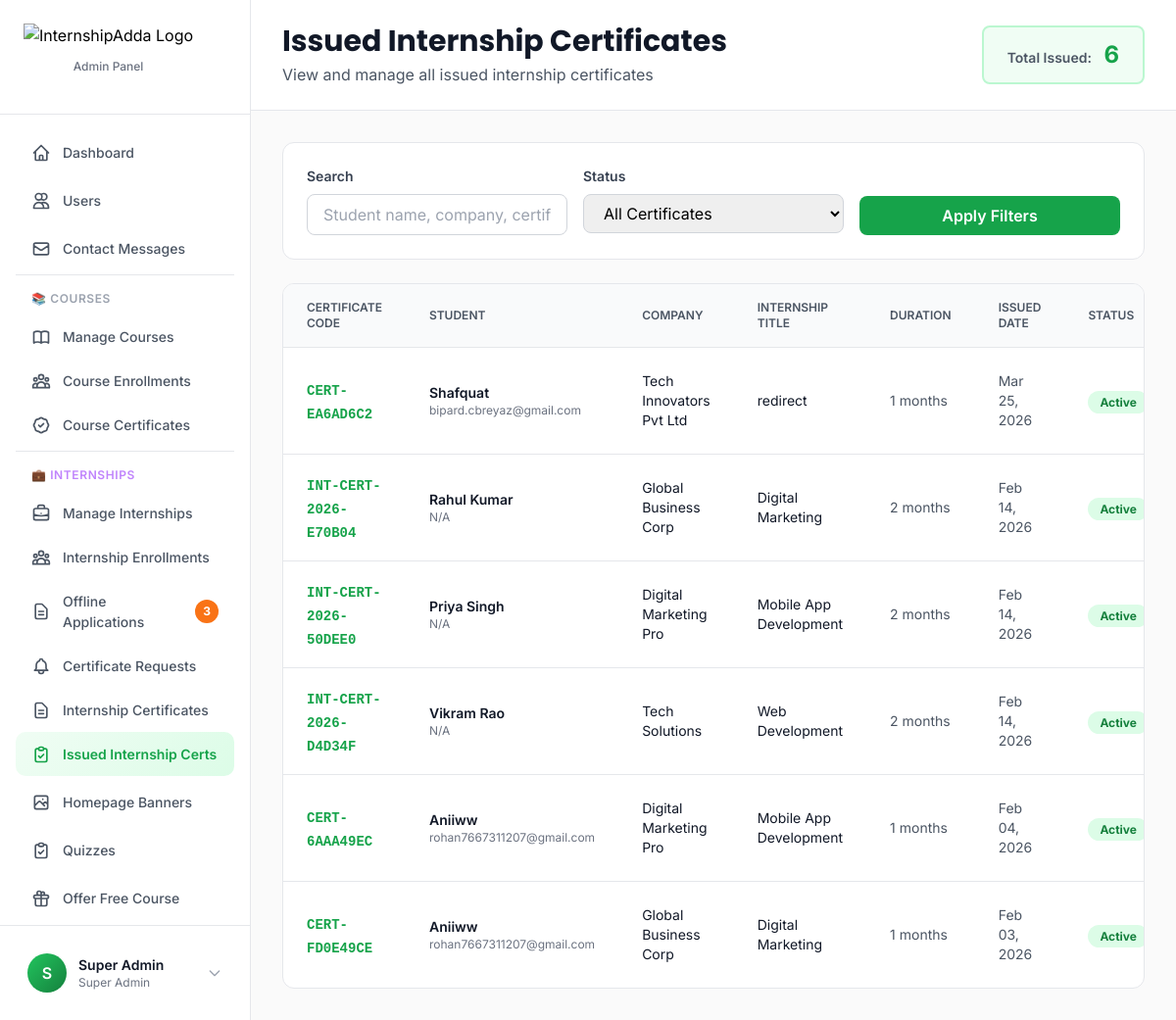
/app/views/admin/certificates/internship-issued.php (signed in), run on the app's committed database.
### tables this page shows
CREATE TABLE `users` (
  `id` int(10) UNSIGNED NOT NULL,
  `email` varchar(255) NOT NULL,
  `referral_code` varchar(20) DEFAULT NULL,
  `referred_by_code` varchar(20) DEFAULT NULL,
  `mobile` varchar(15) DEFAULT NULL,
  `password` varchar(255) NOT NULL,
  `name` varchar(255) NOT NULL,
  `avatar` varchar(255) DEFAULT NULL,
  `role` enum('admin','manager','learner') DEFAULT 'learner',
  `status` enum('active','suspended','banned') DEFAULT 'active',
  `email_verified` tinyint(1) DEFAULT 0,
  `email_verification_token` varchar(100) DEFAULT NULL,
  `email_verification_expires` datetime DEFAULT NULL,
  `verification_token` varchar(255) DEFAULT NULL,
  `reset_token` varchar(255) DEFAULT NULL,
  `reset_token_expires` datetime DEFAULT NULL,
  `last_login` datetime DEFAULT NULL,
  `created_at` timestamp NULL DEFAULT current_timestamp(),
  `updated_at` timestamp NULL DEFAULT current_timestamp() ON UPDATE current_timestamp()
);

CREATE TABLE `internship_certificates` (
  `id` int(11) NOT NULL,
  `user_id` int(11) DEFAULT NULL,
  `request_id` int(11) DEFAULT NULL,
  `certificate_code` varchar(100) NOT NULL,
  `certificate_number` varchar(100) NOT NULL,
  `student_name` varchar(255) NOT NULL,
  `student_email` varchar(255) DEFAULT NULL,
  `company_name` varchar(255) NOT NULL,
  `internship_title` varchar(255) NOT NULL,
  `start_date` date NOT NULL,
  `end_date` date NOT NULL,
  `duration_months` int(11) NOT NULL,
  `template_id` int(11) DEFAULT 1,
  `custom_fields` longtext DEFAULT NULL CHECK (json_valid(`custom_fields`)),
  `pdf_path` varchar(500) DEFAULT NULL,
  `issued_at` timestamp NULL DEFAULT current_timestamp(),
  `revoked` tinyint(1) DEFAULT 0,
  `revoked_at` timestamp NULL DEFAULT NULL,
  `revoked_by` int(11) DEFAULT NULL
);

### app/views/admin/certificates/internship-issued.php (the view, shortened to what the rows shown need)
<?php
$dbConfig = require __DIR__ . '/../../../config/database.php';
$dsn = sprintf("mysql:host=%s;port=%s;dbname=%s;charset=%s",
    $dbConfig['host'], $dbConfig['port'], $dbConfig['database'], $dbConfig['charset']
);
$db = new PDO($dsn, $dbConfig['username'], $dbConfig['password'], $dbConfig['options']);
spl_autoload_register(function ($class) {
    $paths = [
        __DIR__ . '/../../../core/' . $class . '.php',
        __DIR__ . '/../../../models/' . $class . '.php',
    ];
    foreach ($paths as $path) {
        if (file_exists($path)) {
            return;
        }
    }
});
$auth = new Auth($db);
$auth->requireAdmin();
$baseQuery = "
    SELECT
        ic.*,
        u.email as user_email,
        u.name as user_name,
        ct.template_name
    FROM internship_certificates ic
    LEFT JOIN users u ON ic.user_id = u.id
    LEFT JOIN certificate_templates ct ON ic.template_id = ct.id
    WHERE 1=1
";
$params = [];
$baseQuery .= " ORDER BY ic.issued_at DESC";
$stmt = $db->prepare($baseQuery);
$stmt->execute($params);
$certificates = $stmt->fetchAll(PDO::FETCH_ASSOC);
?>
<!DOCTYPE html>
<html lang="en">
<head>
    <script src="https://cdn.tailwindcss.com"></script>
</head>
<body>
<?php include __DIR__ . '/../../components/sidebar-admin.php'; ?>
<div class="ml-64 min-h-screen">
    <header class="bg-white border-b border-gray-200 sticky top-0 z-30">
        <div class="px-8 py-6">
            <div class="flex items-center justify-between">
                <div>
                    <h1 class="text-3xl font-bold text-gray-900">Issued Internship Certificates</h1>
                </div>
            </div>
        </div>
    </header>
    <main class="p-8">
        <div class="bg-white rounded-xl border border-gray-200 overflow-hidden">
            <div class="overflow-x-auto">
                <table class="w-full">
                    <thead class="bg-gray-50 border-b border-gray-200">
                        <tr>
                            <th class="px-6 py-4 text-left text-xs font-semibold text-gray-600 uppercase">Certificate Code</th>
                            <th class="px-6 py-4 text-left text-xs font-semibold text-gray-600 uppercase">Student</th>
                            <th class="px-6 py-4 text-left text-xs font-semibold text-gray-600 uppercase">Company</th>
                            <th class="px-6 py-4 text-left text-xs font-semibold text-gray-600 uppercase">Internship Title</th>
                            <th class="px-6 py-4 text-left text-xs font-semibold text-gray-600 uppercase">Duration</th>
                            <th class="px-6 py-4 text-left text-xs font-semibold text-gray-600 uppercase">Issued Date</th>
                            <th class="px-6 py-4 text-left text-xs font-semibold text-gray-600 uppercase">Status</th>
                        </tr>
                    </thead>
                    <tbody class="divide-y divide-gray-200">
                        <?php if (empty($certificates)): ?>
                            <tr>
                                <td colspan="8" class="px-6 py-12 text-center">
                                    <svg class="w-16 h-16 text-gray-400 mx-auto mb-4" fill="none" stroke="currentColor" viewBox="0 0 24 24">
                                        <path stroke-linecap="round" stroke-linejoin="round" stroke-width="2" d="M9 12l2 2 4-4M7.835 4.697a3.42 3.42 0 001.946-.806 3.42 3.42 0 014.438 0 3.42 3.42 0 001.946.806 3.42 3.42 0 013.138 3.138 3.42 3.42 0 00.806 1.946 3.42 3.42 0 010 4.438 3.42 3.42 0 00-.806 1.946 3.42 3.42 0 01-3.138 3.138 3.42 3.42 0 00-1.946.806 3.42 3.42 0 01-4.438 0 3.42 3.42 0 00-1.946-.806 3.42 3.42 0 01-3.138-3.138 3.42 3.42 0 00-.806-1.946 3.42 3.42 0 010-4.438 3.42 3.42 0 00.806-1.946 3.42 3.42 0 013.138-3.138z"></path>
                                    </svg>
                                    <p class="text-gray-600 font-semibold text-lg">No certificates issued yet</p>
                                    <p class="text-gray-500 text-sm mt-2">Approved certificate requests will appear here</p>
                                </td>
                            </tr>
                        <?php else: ?>
                            <?php foreach ($certificates as $cert): ?>
                                <tr class="hover:bg-gray-50 transition-colors">
                                    <td class="px-6 py-4">
                                        <span class="font-mono text-sm font-semibold text-primary-600"><?php echo htmlspecialchars($cert['certificate_code']); ?></span>
                                    </td>
                                    <td class="px-6 py-4">
                                        <div class="text-sm font-semibold text-gray-900"><?php echo htmlspecialchars($cert['student_name']); ?></div>
                                        <div class="text-xs text-gray-500"><?php echo htmlspecialchars($cert['user_email'] ?? 'N/A'); ?></div>
                                    </td>
                                    <td class="px-6 py-4">
                                        <div class="text-sm text-gray-900"><?php echo htmlspecialchars($cert['company_name']); ?></div>
                                    </td>
                                    <td class="px-6 py-4">
                                        <div class="text-sm text-gray-900"><?php echo htmlspecialchars($cert['internship_title']); ?></div>
                                    </td>
                                    <td class="px-6 py-4 text-sm text-gray-600">
                                        <?php echo $cert['duration_months']; ?> months
                                    </td>
                                    <td class="px-6 py-4 text-sm text-gray-600">
                                        <?php echo date('M d, Y', strtotime($cert['issued_at'])); ?>
                                    </td>
                                    <td class="px-6 py-4">
                                        <?php if ($cert['revoked']): ?>
                                            <span class="px-3 py-1 text-xs font-bold rounded-full bg-red-100 text-red-700">Revoked</span>
                                        <?php else: ?>
                                            <span class="px-3 py-1 text-xs font-bold rounded-full bg-green-100 text-green-700">Active</span>
                                        <?php endif; ?>
                                    </td>
                                </tr>
                            <?php endforeach; ?>
                        <?php endif; ?>
                    </tbody>
                </table>
            </div>
        </div>
    </main>
</div>
</body>
</html>

### app/views/components/sidebar-admin.php (shortened to what the rows shown need)
<?php
$currentUser = $auth->user();
?>
<aside class="fixed left-0 top-0 h-full w-64 bg-white border-r border-gray-200 z-40" id="adminSidebar">
    <div class="flex flex-col h-full">
        <div class="p-4 border-t border-gray-200">
            <div class="flex items-center gap-3 p-3 rounded-lg hover:bg-gray-50 transition-colors cursor-pointer" onclick="toggleProfileMenu()">
                <div class="w-10 h-10 bg-gradient-to-br from-primary-500 to-primary-700 rounded-full flex items-center justify-center text-white font-semibold">
                    <?php echo strtoupper(substr($currentUser['name'], 0, 1)); ?>
                </div>
                <div class="flex-1 min-w-0">
                    <p class="text-sm font-semibold text-gray-900 truncate"><?php echo htmlspecialchars($currentUser['name']); ?></p>
                    <p class="text-xs text-gray-500">Super Admin</p>
                </div>
                <svg class="w-4 h-4 text-gray-400" fill="none" stroke="currentColor" viewBox="0 0 24 24">
                    <path stroke-linecap="round" stroke-linejoin="round" stroke-width="2" d="M19 9l-7 7-7-7"></path>
                </svg>
            </div>
        </div>
    </div>
</aside>

### data on the page
users: name "S", name "Super Admin"
internship_certificates: certificate_code "CERT-EA6AD6C2", student_name "Shafquat", user.email "bipard.cbreyaz@gmail.com", company_name "Tech Innovators Pvt Ltd", internship_title "redirect", duration_months "1", issued_at "Mar 25, 2026", revoked "Active"
internship_certificates: certificate_code "INT-CERT-2026-E70B04", student_name "Rahul Kumar", user_email "N/A", company_name "Global Business Corp", internship_title "Digital Marketing", duration_months "2", issued_at "Feb 14, 2026", revoked "Active"
internship_certificates: certificate_code "INT-CERT-2026-50DEE0", student_name "Priya Singh", user_email "N/A", company_name "Digital Marketing Pro", internship_title "Mobile App Development", duration_months "2", issued_at "Feb 14, 2026", revoked "Active"
internship_certificates: certificate_code "INT-CERT-2026-D4D34F", student_name "Vikram Rao", user_email "N/A", company_name "Tech Solutions", internship_title "Web Development", duration_months "2", issued_at "Feb 14, 2026", revoked "Active"
internship_certificates: certificate_code "CERT-6AAA49EC", student_name "Aniiww", user.email "rohan7667311207@gmail.com", company_name "Digital Marketing Pro", internship_title "Mobile App Development", duration_months "1", issued_at "Feb 04, 2026", revoked "Active"
internship_certificates: certificate_code "CERT-FD0E49CE", student_name "Aniiww", user.email "rohan7667311207@gmail.com", company_name "Global Business Corp", internship_title "Digital Marketing", duration_months "1", issued_at "Feb 03, 2026", revoked "Active"

### other printed values
$pendingCount "3"
count($certificates) "6"
